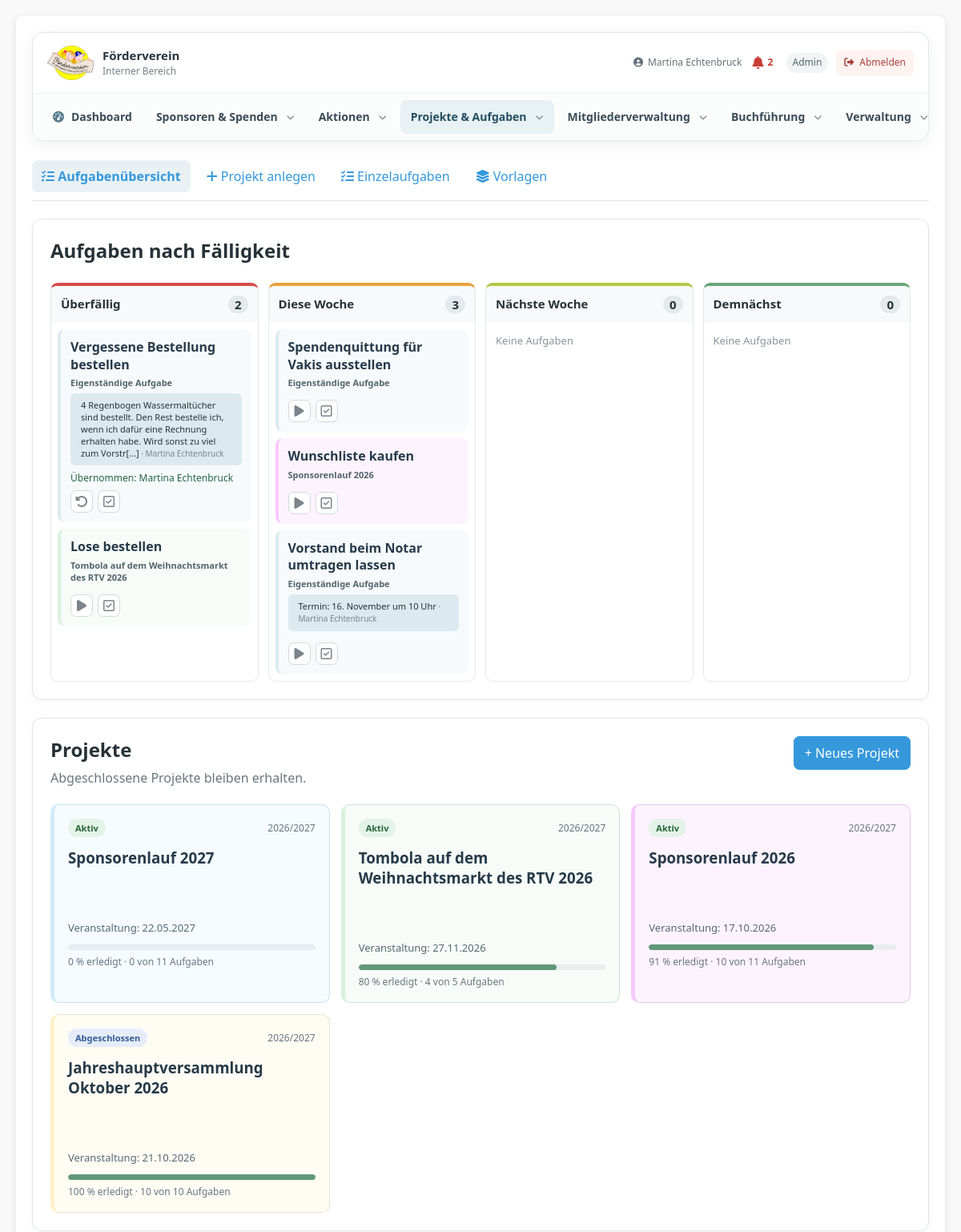
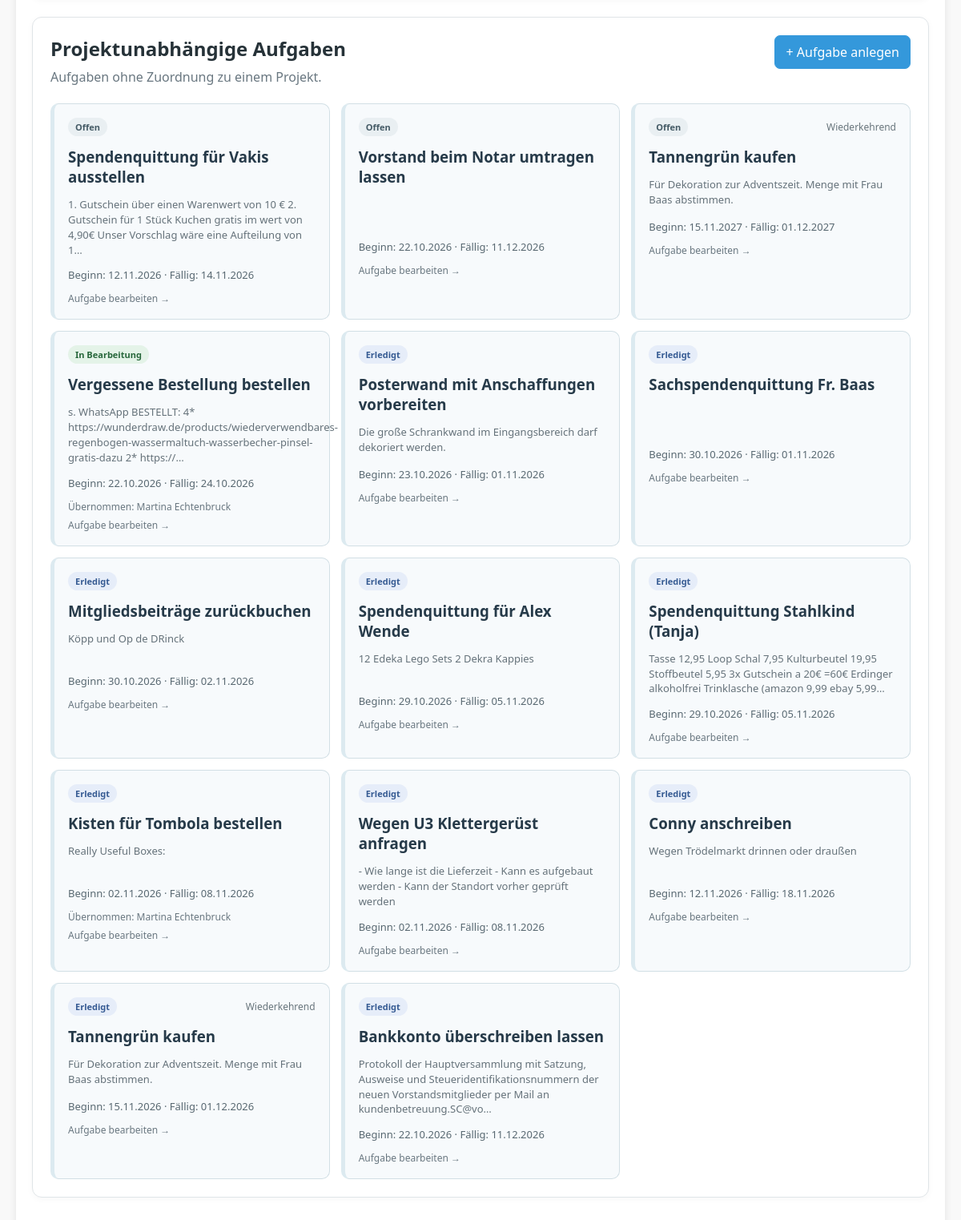
The app's page /projects.php (signed in) with its own data (2 pictures, top to bottom).
### tables this page shows
CREATE TABLE `roles` (
  `id` int NOT NULL,
  `role_name` varchar(50) NOT NULL,
  `description` text,
  `created_at` timestamp NULL DEFAULT CURRENT_TIMESTAMP
);

CREATE TABLE `tasks` (
  `id` int NOT NULL,
  `project_id` int DEFAULT NULL,
  `task_template_id` int DEFAULT NULL,
  `project_template_task_item_id` int DEFAULT NULL,
  `title` varchar(200) NOT NULL,
  `description` text,
  `resource_url` varchar(2048) DEFAULT NULL,
  `start_date` date DEFAULT NULL,
  `due_date` date DEFAULT NULL,
  `status` enum('open','in_progress','done') NOT NULL DEFAULT 'open',
  `assigned_user_id` int DEFAULT NULL COMMENT 'Freiwillige Übernahme; keine feste Zuweisung aus der Vorlage',
  `claimed_at` datetime DEFAULT NULL,
  `recurrence_every` int DEFAULT NULL COMMENT 'Wiederholungsintervall; NULL = keine Wiederholung',
  `recurrence_unit` enum('week','month','year') DEFAULT NULL,
  `recurrence_source_id` int DEFAULT NULL COMMENT 'Vorgängeraufgabe dieser Wiederholungsreihe',
  `sort_order` int NOT NULL DEFAULT '0',
  `created_by` int DEFAULT NULL,
  `created_at` timestamp NULL DEFAULT CURRENT_TIMESTAMP,
  `updated_at` timestamp NULL DEFAULT CURRENT_TIMESTAMP ON UPDATE CURRENT_TIMESTAMP,
  `completed_at` datetime DEFAULT NULL
);

CREATE TABLE `users` (
  `id` int NOT NULL,
  `username` varchar(50) NOT NULL,
  `password_hash` varchar(255) NOT NULL,
  `email` varchar(100) DEFAULT NULL,
  `full_name` varchar(100) DEFAULT NULL,
  `comment` text,
  `is_active` tinyint(1) DEFAULT '0',
  `created_at` timestamp NULL DEFAULT CURRENT_TIMESTAMP,
  `last_login` timestamp NULL DEFAULT NULL,
  `updated_at` timestamp NULL DEFAULT CURRENT_TIMESTAMP ON UPDATE CURRENT_TIMESTAMP
);

CREATE TABLE `projects` (
  `id` int NOT NULL,
  `template_id` int DEFAULT NULL,
  `title` varchar(200) NOT NULL,
  `description` text,
  `color` char(7) NOT NULL DEFAULT '#DCEAF0',
  `project_type` enum('event','project') NOT NULL DEFAULT 'event',
  `event_date` date DEFAULT NULL,
  `start_date` date DEFAULT NULL,
  `end_date` date DEFAULT NULL,
  `fiscal_year` varchar(9) NOT NULL,
  `status` enum('active','completed','archived') NOT NULL DEFAULT 'active',
  `created_by` int DEFAULT NULL,
  `created_at` timestamp NULL DEFAULT CURRENT_TIMESTAMP,
  `updated_at` timestamp NULL DEFAULT CURRENT_TIMESTAMP ON UPDATE CURRENT_TIMESTAMP,
  `completed_at` datetime DEFAULT NULL
);

### app/Modules/Projekte/Pages/index.php (the view, shortened to what the rows shown need)
<?php
$appRoot = dirname(__DIR__, 4);
require_once $appRoot . '/auth.php';
$db = new Database(); $conn = $db->getConnection(); $conn->setAttribute(PDO::ATTR_ERRMODE, PDO::ERRMODE_EXCEPTION);
function pmh($v): string { return htmlspecialchars((string)$v, ENT_QUOTES, 'UTF-8'); }
function pmd(?string $v): string { return $v ? date('d.m.Y', strtotime($v)) : '—'; }
function pmcolor($value, string $default='#DCEAF0'): string { $value=strtoupper(trim((string)$value)); return preg_match('/^#[0-9A-F]{6}$/',$value)?$value:$default; }
$view=(string)($_GET['view']??'overview');
$projects=$conn->query("SELECT p.*, (SELECT COUNT(*) FROM tasks t WHERE t.project_id=p.id) task_count,(SELECT COUNT(*) FROM tasks t WHERE t.project_id=p.id AND t.status='done') done_count FROM projects p WHERE p.status<>'archived' ORDER BY CASE WHEN p.status='active' THEN 0 ELSE 1 END,COALESCE(p.event_date,p.start_date) DESC,p.id DESC")->fetchAll(PDO::FETCH_ASSOC);
$standaloneOverview=$conn->query("SELECT s.*,u.full_name assignee FROM tasks s LEFT JOIN users u ON u.id=s.assigned_user_id WHERE s.project_id IS NULL ORDER BY CASE s.status WHEN 'open' THEN 0 WHEN 'in_progress' THEN 1 ELSE 2 END,s.due_date,s.id")->fetchAll(PDO::FETCH_ASSOC);
$tasks=$conn->query("SELECT t.*,p.title project_title,p.color project_color,u.full_name assignee,(SELECT c.comment FROM task_comments c WHERE c.task_id=t.id ORDER BY c.created_at DESC,c.id DESC LIMIT 1) last_comment,(SELECT cu.full_name FROM task_comments c JOIN users cu ON cu.id=c.user_id WHERE c.task_id=t.id ORDER BY c.created_at DESC,c.id DESC LIMIT 1) last_comment_author,(SELECT c.created_at FROM task_comments c WHERE c.task_id=t.id ORDER BY c.created_at DESC,c.id DESC LIMIT 1) last_comment_at,(t.project_id IS NULL) AS is_standalone FROM tasks t LEFT JOIN projects p ON p.id=t.project_id LEFT JOIN users u ON u.id=t.assigned_user_id WHERE t.status<>'done' AND (t.project_id IS NULL OR p.status='active') ORDER BY t.due_date IS NULL,t.due_date,t.id")->fetchAll(PDO::FETCH_ASSOC);
$groups=['overdue'=>[],'this_week'=>[],'next_week'=>[],'demnaechst'=>[]];
$today=new DateTimeImmutable('today');
$mon=new DateTimeImmutable('monday this week');
$next=$mon->modify('+1 week');
$after=$mon->modify('+2 weeks');
$fourWeeks=$mon->modify('+4 weeks');
foreach($tasks as $t){
    $due=new DateTimeImmutable($t['due_date']);
    if($due<$today){
        $g='overdue';
    }else{
        $start=!empty($t['start_date']) ? new DateTimeImmutable($t['start_date']) : $due;
        if($start<$today) $start=$today;
        if($start<$next) $g='this_week';
        elseif($start<$after) $g='next_week';
        elseif($start<$fourWeeks) $g='demnaechst';
        else continue;
    }
    $groups[$g][]=$t;
}
?>
<!DOCTYPE html><html lang="de"><head><link rel="stylesheet" href="styles.css"><link rel="stylesheet" href="https://cdnjs.cloudflare.com/ajax/libs/font-awesome/6.4.0/css/all.min.css"><link rel="stylesheet" href="includes/navigation.css"><link rel="stylesheet" href="project-management.css">
</head><body><div class="container"><header class="app-page-header"><h1>Projektmanagement</h1><?php require $appRoot.'/includes/navigation.php'; ?></header><main class="pm-main">
<?php if($view==='overview'):?>
<section class="pm-section"><div class="pm-section-heading"><div><h2>Aufgaben nach Fälligkeit</h2></div></div><div class="pm-week-grid"><?php $labels=['overdue'=>'Überfällig','this_week'=>'Diese Woche','next_week'=>'Nächste Woche','demnaechst'=>'Demnächst'];foreach($labels as $g=>$label):?><section class="pm-week-column pm-<?=$g?>"><h3><?=pmh($label)?><span><?=count($groups[$g])?></span></h3><?php if(!$groups[$g]):?><p class="pm-empty">Keine Aufgaben</p><?php else:foreach($groups[$g] as $t):$projectColor=pmcolor($t['project_color']??null);?><article class="pm-task-row pm-task-tile" style="--project-color:<?=$projectColor?>" <?=empty($t['is_standalone'])?'data-task-url="projects.php?view=task&amp;id='.(int)$t['id'].'" tabindex="0" role="link"':''?> aria-label="Aufgabe: <?=pmh($t['title'])?>"><a class="pm-task-title" href="<?=!empty($t['is_standalone'])?'projects.php?view=task&amp;id='.(int)$t['id']:'projects.php?view=task&amp;id='.(int)$t['id']?>"><?=pmh($t['title'])?></a><div class="pm-task-project"><?=!empty($t['is_standalone'])?'Eigenständige Aufgabe':pmh($t['project_title'])?></div><?php if(!empty($t['last_comment'])):$lastComment=(string)$t['last_comment'];$commentWasCut=mb_strlen($lastComment,'UTF-8')>140;if($commentWasCut)$lastComment=mb_substr($lastComment,0,140,'UTF-8').'[...]';?><div class="pm-task-last-comment"><?=pmh($lastComment)?><?php if(!empty($t['last_comment_author'])):?><small> · <?=pmh($t['last_comment_author'])?></small><?php endif;?></div><?php endif;?><div class="pm-task-meta"><?php if($t['assignee']):?><span class="pm-assignee">Übernommen: <?=pmh($t['assignee'])?></span><?php endif;?></div><div class="pm-task-status-actions" aria-label="Aufgabenstatus ändern"><?php if($t['status']!=='in_progress'):?><form method="post"><button class="pm-icon-button pm-icon-progress" type="submit" title="Als in Bearbeitung markieren" aria-label="Als in Bearbeitung markieren"><i class="fa-solid fa-play"></i></button></form><?php else:?><form method="post"><button class="pm-icon-button pm-icon-open" type="submit" title="Wieder auf offen setzen" aria-label="Wieder auf offen setzen"><i class="fa-solid fa-rotate-left"></i></button></form><?php endif;?><form method="post"><button class="pm-icon-button pm-icon-done" type="submit" title="Als erledigt markieren" aria-label="Als erledigt markieren"><i class="fa-regular fa-square-check"></i></button></form></div></article><?php endforeach;endif;?></section><?php endforeach;?></div></section>
<section class="pm-section"><div class="pm-section-heading"><div><h2>Projekte</h2><p>Abgeschlossene Projekte bleiben erhalten.</p></div><a class="pm-button primary" href="projects.php?view=new">+ Neues Projekt</a></div><?php if(!$projects):?><div class="pm-empty-card">Noch keine Projekte angelegt. Erstelle ein Projekt aus einer Vorlage oder starte ein leeres Projekt.</div><?php else:?><div class="pm-project-grid"><?php foreach($projects as $p):$percent=(int)$p['task_count']?(int)round(100*$p['done_count']/$p['task_count']):0;?><a class="pm-project-card" style="--project-color:<?=pmcolor($p['color']??null)?>" href="projects.php?view=project&id=<?=$p['id']?>"><div class="pm-card-top"><span class="pm-status status-<?=pmh($p['status'])?>"><?=$p['status']==='completed'?'Abgeschlossen':'Aktiv'?></span><span class="pm-fiscal-year"><?=pmh($p['fiscal_year'])?></span></div><h3><?=pmh($p['title'])?></h3><p><?=pmh(mb_strimwidth((string)$p['description'],0,150,'…'))?></p><div class="pm-project-date"><?=$p['project_type']==='event'?'Veranstaltung: '.pmd($p['event_date']):'Projektstart: '.pmd($p['start_date'])?></div><div class="pm-progress"><span style="width:<?=$percent?>%"></span></div><div class="pm-progress-label"><?=$percent?> % erledigt · <?=$p['done_count']?> von <?=$p['task_count']?> Aufgaben</div></a><?php endforeach;?></div><?php endif;?></section>
<section class="pm-section"><div class="pm-section-heading"><div><h2>Projektunabhängige Aufgaben</h2><p>Aufgaben ohne Zuordnung zu einem Projekt.</p></div><a class="pm-button primary" href="projects.php?view=standalone">+ Aufgabe anlegen</a></div><?php if(!$standaloneOverview):?><div class="pm-empty-card">Noch keine projektunabhängigen Aufgaben angelegt.</div><?php else:?><div class="pm-project-grid"><?php foreach($standaloneOverview as $st):$standaloneStatus=$st['status']==='done'?'Erledigt':($st['status']==='in_progress'?'In Bearbeitung':'Offen');?><a class="pm-project-card pm-standalone-card" style="--project-color:#DCEAF0" href="projects.php?view=task&amp;id=<?=$st['id']?>"><div class="pm-card-top"><span class="pm-status <?= $st['status']==='done'?'status-completed':($st['status']==='in_progress'?'status-active':'status-draft')?>"><?=pmh($standaloneStatus)?></span><?php if(!empty($st['recurrence_every'])):?><span class="pm-fiscal-year">Wiederkehrend</span><?php endif;?></div><h3><?=pmh($st['title'])?></h3><p><?=pmh(mb_strimwidth((string)$st['description'],0,150,'…'))?></p><div class="pm-project-date">Beginn: <?=pmd($st['start_date'])?> · Fällig: <?=pmd($st['due_date'])?></div><?php if(!empty($st['assignee'])):?><div class="pm-progress-label">Übernommen: <?=pmh($st['assignee'])?></div><?php endif;?><div class="pm-progress-label">Aufgabe bearbeiten →</div></a><?php endforeach;?></div><?php endif;?></section>
<?php endif;?></main></div>
</body></html>

### includes/navigation.php (shortened to what the rows shown need)
<?php
$currentUserName = $_SESSION['full_name'] ?? $_SESSION['username'] ?? 'Benutzer';
$currentUserRole = getUserRole();
$notificationUnreadCount = 0;
try {
    $notificationDb = (new Database())->getConnection();
    $notificationDb->setAttribute(PDO::ATTR_ERRMODE, PDO::ERRMODE_EXCEPTION);
    $notificationUserId = (int)($_SESSION['user_id'] ?? 0);
    $notificationConditions = ['user_id=?', 'is_read=0'];
    $notificationParams = [$notificationUserId];
    $notificationCountStmt = $notificationDb->prepare('SELECT COUNT(*) FROM notifications WHERE '.implode(' AND ', $notificationConditions));
    $notificationCountStmt->execute($notificationParams);
    $notificationUnreadCount = (int)$notificationCountStmt->fetchColumn();
} catch (Throwable $notificationError) {
    error_log('Benachrichtigungszähler: '.$notificationError->getMessage());
}
?>
<div class="app-navigation" aria-label="Hauptnavigation">
    <div class="app-navigation-top">
        <div class="app-navigation-user">
            <a class="app-navigation-user-name app-navigation-profile-link" href="profile.php" title="Profil und Einstellungen öffnen"><i class="fas fa-user-circle" aria-hidden="true"></i> <?= htmlspecialchars((string) $currentUserName, ENT_QUOTES, 'UTF-8') ?></a>
            <a class="app-navigation-notifications<?= $notificationUnreadCount > 0 ? ' has-unread' : '' ?>" href="notifications.php" aria-label="Benachrichtigungen<?= $notificationUnreadCount > 0 ? ': '.$notificationUnreadCount.' ungelesen' : '' ?>" title="Benachrichtigungen">
                <i class="fas fa-bell" aria-hidden="true"></i>
                <?php if ($notificationUnreadCount > 0): ?><span class="app-navigation-notifications-count"><?= $notificationUnreadCount > 99 ? '99+' : $notificationUnreadCount ?></span><?php endif; ?>
            </a>
            <?php if ($currentUserRole !== null && $currentUserRole !== false && $currentUserRole !== ''): ?>
                <span class="app-navigation-role"><?= htmlspecialchars((string) $currentUserRole, ENT_QUOTES, 'UTF-8') ?></span>
            <?php endif; ?>
            <a class="app-navigation-logout" href="logout.php" title="Abmelden"><i class="fas fa-right-from-bracket" aria-hidden="true"></i><span>Abmelden</span></a>
        </div>
    </div>
</div>

### records on screen
roles: role_name "Admin"
tasks: title "Vergessene Bestellung bestellen", shows "Eigenständige Aufgabe", lastComment "4 Regenbogen Wassermaltücher sind bestellt. Den Rest bestelle ich, wenn ich dafür eine Rechnung erhalten habe. Wird sonst zu viel zum Vorstr[...]", last_comment_author "Martina Echtenbruck", assigned_user.full_name "Martina Echtenbruck", status "In Bearbeitung", description "s. WhatsApp BESTELLT: 4* https://wunderdraw.de/products/wiederverwendbares-regenbogen-wassermaltuch-wasserbecher-pinsel-gratis-dazu 2* https://…", start_date "22.10.2026", due_date "24.10.2026"
tasks: title "Lose bestellen", project.title "Tombola auf dem Weihnachtsmarkt des RTV 2026"
tasks: title "Spendenquittung für Vakis ausstellen", shows "Eigenständige Aufgabe", status "Offen", description "1. Gutschein über einen Warenwert von 10 € 2. Gutschein für 1 Stück Kuchen gratis im wert von 4,90€ Unser Vorschlag wäre eine Aufteilung von 1…", start_date "12.11.2026", due_date "14.11.2026"
tasks: title "Wunschliste kaufen", project.title "Sponsorenlauf 2026"
tasks: title "Vorstand beim Notar umtragen lassen", shows "Eigenständige Aufgabe", lastComment "Termin: 16. November um 10 Uhr", last_comment_author "Martina Echtenbruck", status "Offen", start_date "22.10.2026", due_date "11.12.2026"
projects: status "Aktiv", fiscal_year "2026/2027", title "Sponsorenlauf 2027", event_date "22.05.2027", percent "0", done_count "0", task_count "11"
projects: status "Aktiv", fiscal_year "2026/2027", title "Tombola auf dem Weihnachtsmarkt des RTV 2026", event_date "27.11.2026", percent "80", done_count "4", task_count "5"
projects: status "Aktiv", fiscal_year "2026/2027", title "Sponsorenlauf 2026", event_date "17.10.2026", percent "91", done_count "10", task_count "11"
projects: status "Abgeschlossen", fiscal_year "2026/2027", title "Jahreshauptversammlung Oktober 2026", event_date "21.10.2026", percent "100", done_count "10", task_count "10"
tasks: status "Offen", recurrence_every "Wiederkehrend", title "Tannengrün kaufen", description "Für Dekoration zur Adventszeit. Menge mit Frau Baas abstimmen.", start_date "15.11.2027", due_date "01.12.2027"
tasks: status "Erledigt", title "Posterwand mit Anschaffungen vorbereiten", description "Die große Schrankwand im Eingangsbereich darf dekoriert werden.", start_date "23.10.2026", due_date "01.11.2026"
tasks: status "Erledigt", title "Sachspendenquittung Fr. Baas", start_date "30.10.2026", due_date "01.11.2026"
tasks: status "Erledigt", title "Mitgliedsbeiträge zurückbuchen", description "Köpp und Op de DRinck", start_date "30.10.2026", due_date "02.11.2026"
tasks: status "Erledigt", title "Spendenquittung für Alex Wende", description "12 Edeka Lego Sets 2 Dekra Kappies", start_date "29.10.2026", due_date "05.11.2026"
tasks: status "Erledigt", title "Spendenquittung Stahlkind (Tanja)", description "Tasse 12,95 Loop Schal 7,95 Kulturbeutel 19,95 Stoffbeutel 5,95 3x Gutschein a 20€ =60€ Erdinger alkoholfrei Trinklasche (amazon 9,99 ebay 5,99…", start_date "29.10.2026", due_date "05.11.2026"
tasks: status "Erledigt", title "Kisten für Tombola bestellen", description "Really Useful Boxes:", start_date "02.11.2026", due_date "08.11.2026", assigned_user.full_name "Martina Echtenbruck"
tasks: status "Erledigt", title "Wegen U3 Klettergerüst anfragen", description "- Wie lange ist die Lieferzeit - Kann es aufgebaut werden - Kann der Standort vorher geprüft werden", start_date "02.11.2026", due_date "08.11.2026"
tasks: status "Erledigt", title "Conny anschreiben", description "Wegen Trödelmarkt drinnen oder draußen", start_date "12.11.2026", due_date "18.11.2026"
tasks: status "Erledigt", recurrence_every "Wiederkehrend", title "Tannengrün kaufen", description "Für Dekoration zur Adventszeit. Menge mit Frau Baas abstimmen.", start_date "15.11.2026", due_date "01.12.2026"
tasks: status "Erledigt", title "Bankkonto überschreiben lassen", description "Protokoll der Hauptversammlung mit Satzung, Ausweise und Steueridentifikationsnummern der neuen Vorstandsmitglieder per Mail an kundenbetreuung.SC@vo…", start_date "22.10.2026", due_date "11.12.2026"

### other values on screen
$currentUserName "Martina Echtenbruck"
$notificationUnreadCount "2"
$groupLabel "Sponsoren & Spenden"
$groupLabel "Aktionen"
$groupLabel "Projekte & Aufgaben"
$groupLabel "Mitgliederverwaltung"
$groupLabel "Buchführung"
$groupLabel "Verwaltung"
pmh($label) "Überfällig"
count($groups[$g]) "2"
pmh($label) "Diese Woche"
count($groups[$g]) "3"
pmh($label) "Nächste Woche"
count($groups[$g]) "0"
pmh($label) "Demnächst"
